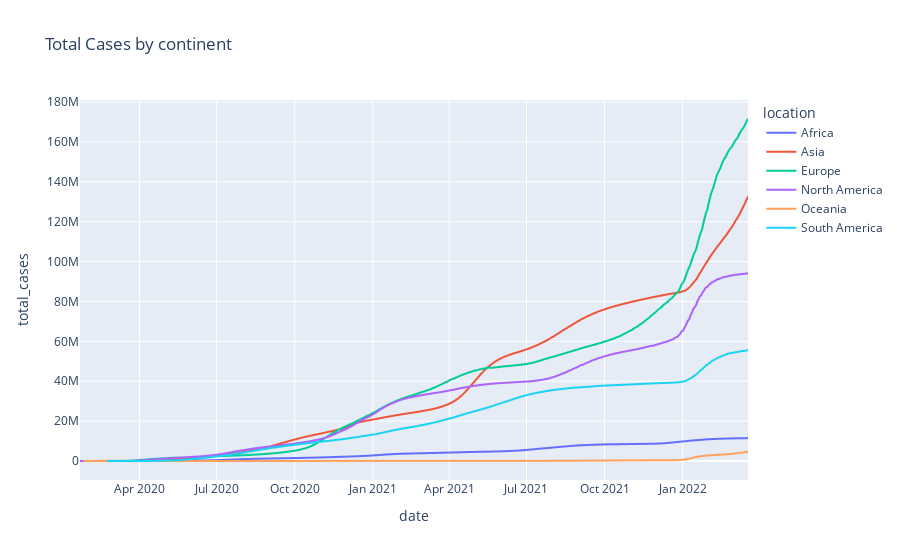

Notebook source saved alongside this figure:
### Markdown cell above
Total Cases by continent

### Code cell
px.line(continent_data, y="total_cases", color="location", title="Total Cases by continent")

### Figure 1 — Plotly figure (JSON) as saved in the notebook; plotly's stock layout.template omitted (floating-point values rounded to 4 significant figures; data arrays with more than 128 entries replaced by an {"elided": "..."} marker saying what was removed)
{"data": [{"hovertemplate": "location=Africa<br>date=%{x}<br>total_cases=%{y}<extra></extra>", "legendgroup": "Africa", "line": {"color": "#636efa", "dash": "solid"}, "marker": {"symbol": "circle"}, "mode": "lines", "name": "Africa", "showlegend": true, "type": "scattergl", "x": {"elided": "766 str values"}, "xaxis": "x", "y": {"elided": "766 int values"}, "yaxis": "y"}, {"hovertemplate": "location=Asia<br>date=%{x}<br>total_cases=%{y}<extra></extra>", "legendgroup": "Asia", "line": {"color": "#EF553B", "dash": "solid"}, "marker": {"symbol": "circle"}, "mode": "lines", "name": "Asia", "showlegend": true, "type": "scattergl", "x": {"elided": "788 str values"}, "xaxis": "x", "y": {"elided": "788 int values"}, "yaxis": "y"}, {"hovertemplate": "location=Europe<br>date=%{x}<br>total_cases=%{y}<extra></extra>", "legendgroup": "Europe", "line": {"color": "#00cc96", "dash": "solid"}, "marker": {"symbol": "circle"}, "mode": "lines", "name": "Europe", "showlegend": true, "type": "scattergl", "x": {"elided": "787 str values"}, "xaxis": "x", "y": {"elided": "787 int values"}, "yaxis": "y"}, {"hovertemplate": "location=North America<br>date=%{x}<br>total_cases=%{y}<extra></extra>", "legendgroup": "North America", "line": {"color": "#ab63fa", "dash": "solid"}, "marker": {"symbol": "circle"}, "mode": "lines", "name": "North America", "showlegend": true, "type": "scattergl", "x": {"elided": "788 str values"}, "xaxis": "x", "y": {"elided": "788 int values"}, "yaxis": "y"}, {"hovertemplate": "location=Oceania<br>date=%{x}<br>total_cases=%{y}<extra></extra>", "legendgroup": "Oceania", "line": {"color": "#FFA15A", "dash": "solid"}, "marker": {"symbol": "circle"}, "mode": "lines", "name": "Oceania", "showlegend": true, "type": "scattergl", "x": {"elided": "785 str values"}, "xaxis": "x", "y": {"elided": "785 int values"}, "yaxis": "y"}, {"hovertemplate": "location=South America<br>date=%{x}<br>total_cases=%{y}<extra></extra>", "legendgroup": "South America", "line": {"color": "#19d3f3", "dash": "solid"}, "marker": {"symbol": "circle"}, "mode": "lines", "name": "South America", "showlegend": true, "type": "scattergl", "x": {"elided": "757 str values"}, "xaxis": "x", "y": {"elided": "757 int values"}, "yaxis": "y"}], "layout": {"legend": {"title": {"text": "location"}, "tracegroupgap": 0}, "title": {"text": "Total Cases by continent"}, "xaxis": {"anchor": "y", "domain": [0, 1], "title": {"text": "date"}}, "yaxis": {"anchor": "x", "domain": [0, 1], "title": {"text": "total_cases"}}}}
